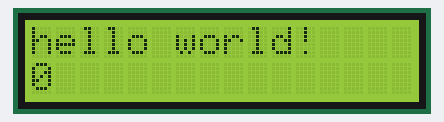
This program was run on a simulated Raspberry Pi Pico running MicroPython. Parts: 16×2 character LCD.

Above: at 0.1 s.
At 4.6 s:
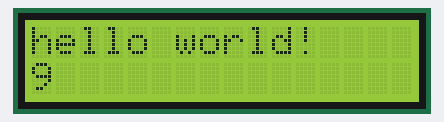
At 9.6 s:
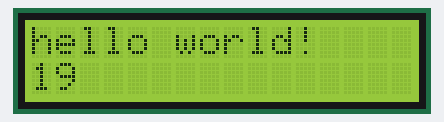
At 19.6 s:
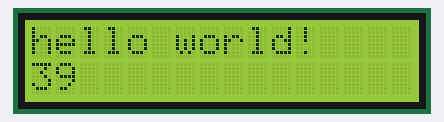
At 29.2 s:
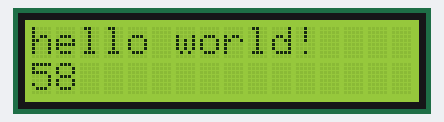
At 39.2 s:
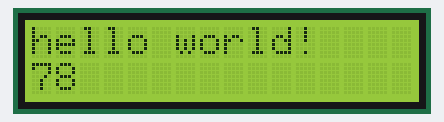

The program:

hello+world.py
```python
from machine import Pin
from gpio_lcd import GpioLcd
import utime

#Configure the Gpio pin of the Raspberry pi pico
lcd = GpioLcd(rs_pin = Pin(0),
              enable_pin = Pin(1),
              d4_pin = Pin(2),
              d5_pin = Pin(3),
              d6_pin = Pin(4),
              d7_pin = Pin(5),
              num_lines = 2, num_columns = 16)
#print the string on the display
lcd.putstr('hello world!')

#create an infinite loop
while True:
    for i in range(1000):
        lcd.move_to(0,1)    #set the curstor location to (0,1)
        lcd.putstr(str(i))  #convert the i into string and print it
        utime.sleep(0.5)    #create a delay of 0.5 second
```

Measured:
- what the display in image 0 shows lasts 0.5 s, from 0.1 s to 0.6 s
